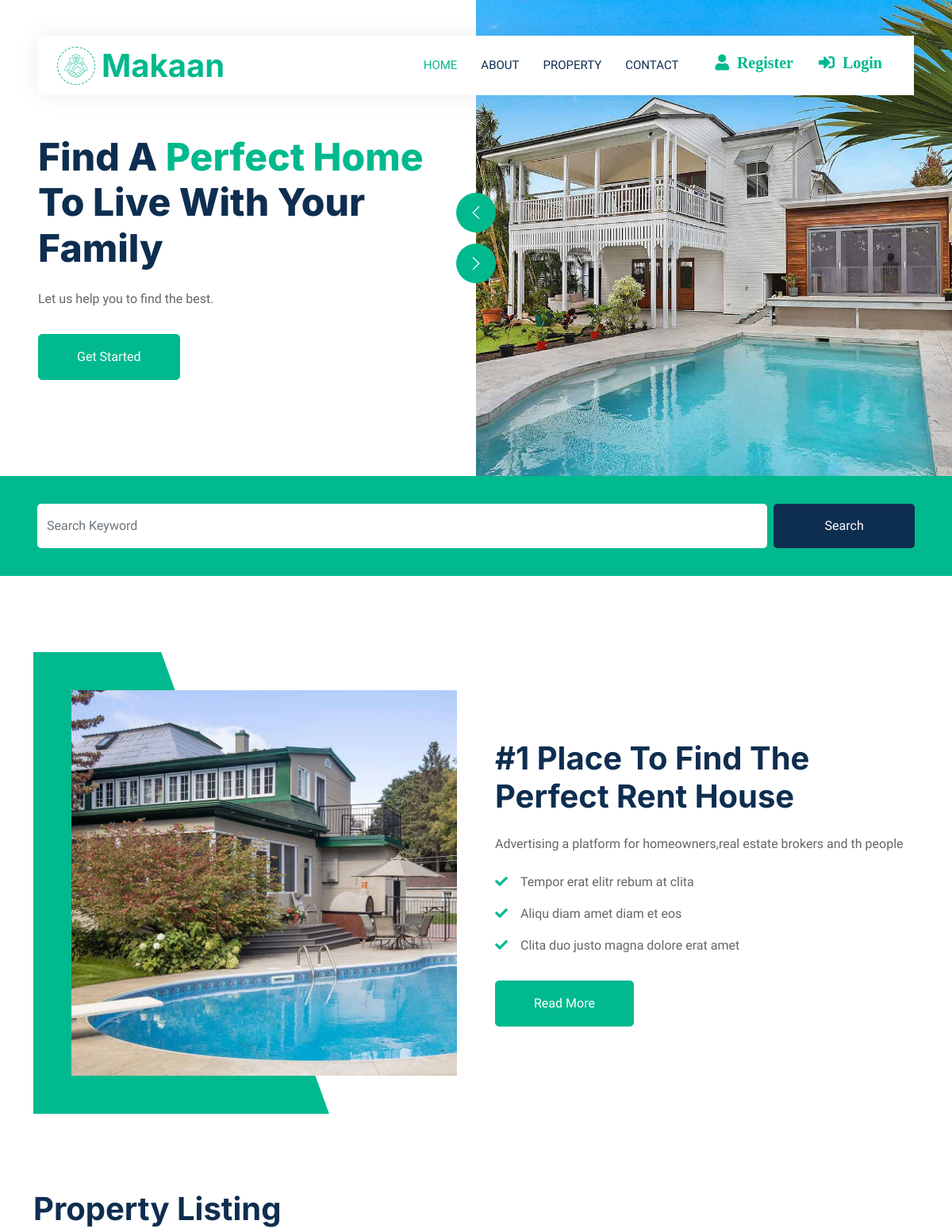
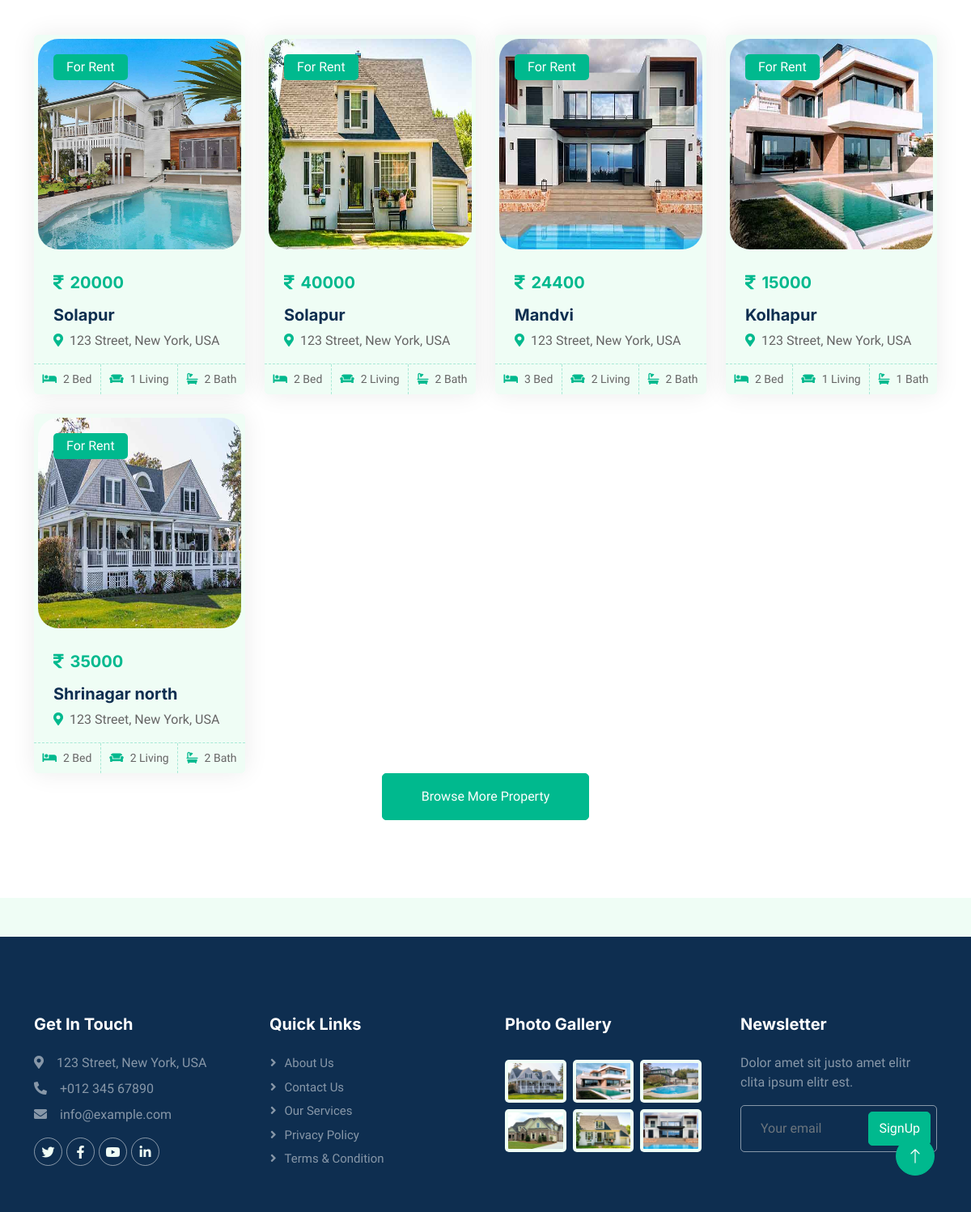
The page / on the database its author committed (2 pictures, top to bottom).
### tables this page shows
CREATE TABLE `add_property` (
  `id` int(11) NOT NULL,
  `photo` varchar(255) NOT NULL,
  `country` varchar(255) NOT NULL,
  `pro` varchar(255) NOT NULL,
  `zone` varchar(255) NOT NULL,
  `district` varchar(255) NOT NULL,
  `city` varchar(255) NOT NULL,
  `vdc` varchar(255) NOT NULL,
  `ward_no` int(11) NOT NULL,
  `tole` varchar(255) NOT NULL,
  `contact` bigint(20) NOT NULL,
  `estimated_price` decimal(10,0) NOT NULL,
  `total_room` int(11) NOT NULL,
  `bed_room` int(11) NOT NULL,
  `living_room` int(11) NOT NULL,
  `kitchen` int(11) NOT NULL,
  `bathroom` int(11) NOT NULL,
  `booked` varchar(11) NOT NULL,
  `description` varchar(11) NOT NULL,
  `own_id` int(11) NOT NULL
);

### index.php (the view, shortened to what this page needs)
<!DOCTYPE html>
<html lang="en">
<head>
    <link href="https://cdnjs.cloudflare.com/ajax/libs/font-awesome/5.10.0/css/all.min.css" rel="stylesheet">
    <link href="https://cdn.jsdelivr.net/npm/bootstrap-icons@1.4.1/font/bootstrap-icons.css" rel="stylesheet">
    <link href="lib/animate/animate.min.css" rel="stylesheet">
    <link href="lib/owlcarousel/assets/owl.carousel.min.css" rel="stylesheet">
    <link href="css/bootstrap.min.css" rel="stylesheet">
    <link href="css/style.css" rel="stylesheet">
</head>
<body>
    <div class="container-xxl bg-white p-0">
        <div class="container-fluid nav-bar bg-transparent">
            <nav class="navbar navbar-expand-lg bg-white navbar-light py-0 px-4">
                <a href="index.php" class="navbar-brand d-flex align-items-center text-center">
                    <div class="icon p-2 me-2">
                        <img class="img-fluid" src="img/icon-deal.png" alt="Icon" style="width: 30px; height: 30px;">
                    </div>
                    <h1 class="m-0 text-primary">Makaan</h1>
                </a>
                <div class="collapse navbar-collapse" id="navbarCollapse">
                    <div class="navbar-nav ms-auto">
                        <a href="index.php" class="nav-item nav-link active">Home</a>
                        <a href="about.php" class="nav-item nav-link">About</a>
                        <a href="property-list.php" class="nav-item nav-link">Property</a>
                        <a href="contact.php" class="nav-item nav-link">Contact</a>
                    </div>
                    <div class="nav-item nav-link">
						<h5><a href="Login/Register.php" class="fas fa-user">&nbsp Register</a></h5>
					</div>
					<div class="nav-item nav-link">
						<h5><a href="Login.php" class="fas fa-sign-in-alt">&nbsp Login</a></h5>
					</div>
                </div>
            </nav>
        </div>
        <div class="container-fluid header bg-white p-0">
            <div class="row g-0 align-items-center flex-column-reverse flex-md-row">
                <div class="col-md-6 p-5 mt-lg-5">
                    <h1 class="display-5 animated fadeIn mb-4">Find A <span class="text-primary">Perfect Home</span> To Live With Your Family</h1>
                    <p class="animated fadeIn mb-4 pb-2">Let us help you to find the best.</p>
                    <a href="" class="btn btn-primary py-3 px-5 me-3 animated fadeIn">Get Started</a>
                </div>
                <div class="col-md-6 animated fadeIn">
                    <div class="owl-carousel header-carousel">
                        <div class="owl-carousel-item">
                            <img class="img-fluid" src="img/carousel-1.jpg" alt="">
                        </div>
                    </div>
                </div>
            </div>
        </div>
        <div class="container-fluid bg-primary mb-5 wow fadeIn" data-wow-delay="0.1s" style="padding: 35px;">
            <div class="container">
                <div class="row g-2">
                    <div class="col-md-10">
                        <div class="row g-2">
                            <div class="col-md-12">
                                <input type="text" class="form-control border-0 py-3" placeholder="Search Keyword">
                            </div>
                        </div>
                    </div>
                    <div class="col-md-2">
                        <button class="btn btn-dark border-0 w-100 py-3">Search</button>
                    </div>
                </div>
            </div>
        </div>
        <div class="container-xxl py-5">
            <div class="container">
                <div class="row g-5 align-items-center">
                    <div class="col-lg-6 wow fadeIn" data-wow-delay="0.1s">
                        <div class="about-img position-relative overflow-hidden p-5 pe-0">
                            <img class="img-fluid w-100" src="img/about.jpg">
                        </div>
                    </div>
                    <div class="col-lg-6 wow fadeIn" data-wow-delay="0.5s">
                        <h1 class="mb-4">#1 Place To Find The Perfect Rent House</h1>
                        <p class="mb-4">Advertising a platform for homeowners,real estate brokers and th people</p>
                        <p><i class="fa fa-check text-primary me-3"></i>Tempor erat elitr rebum at clita</p>
                        <p><i class="fa fa-check text-primary me-3"></i>Aliqu diam amet diam et eos</p>
                        <p><i class="fa fa-check text-primary me-3"></i>Clita duo justo magna dolore erat amet</p>
                        <a class="btn btn-primary py-3 px-5 mt-3" href="about.php">Read More</a>
                    </div>
                </div>
            </div>
        </div>
        <div class="container-xxl py-5">
            <div class="container">
                <div class="row g-0 gx-5 align-items-end">
                    <div class="col-lg-6">
                        <div class="text-start mx-auto mb-5 wow slideInLeft" data-wow-delay="0.1s">
                            <h1 class="mb-3">Property Listing</h1>
                        </div>
                    </div>
                </div>
                <div class="tab-content">
                    <div id="tab-1" class="tab-pane fade show p-0 active">
                        <div class="row g-4 ">
                            <?php
							$con=mysqli_connect('localhost','root','','house_rent');
							$s2="select * from add_property";
							$res2=mysqli_query($con,$s2);
							$i=0;
							while($rw2=mysqli_fetch_row($res2) and $i<10)
							{
								$i=$i+1;
								?>
								<div class="col-lg-3 col-md-6 wow fadeInUp" data-wow-delay="0.5s">
									<div class="property-item rounded overflow-hidden" style="background-color:#EFFDF5">
										<div class="position-relative overflow-hidden">
											<a href="property-view.php?id=<?php echo $rw2[0]; ?>">
											<img class="img-fluid" src="Owner/image/<?php echo $rw2[1]; ?>" style="padding:5px;height:270px;border-radius:30px" alt="" ></a>
											<div class="bg-primary rounded text-white position-absolute start-0 top-0 m-4 py-1 px-3">For Rent</div>
										</div>
										<div class="p-4 pb-0">
											<h5 class="text-primary mb-3">
											<i class="fa fa-rupee-sign text-primary me-2"></i><?php echo $rw2[11]; ?></h5>
											<a class="d-block h5 mb-2" href=""><?php echo $rw2[6]; ?></a>
											<p><i class="fa fa-map-marker-alt text-primary me-2"></i>123 Street, New York, USA</p>
										</div>
										<div class="d-flex border-top">
											<small class="flex-fill text-center border-end py-2"><i class="fa fa-bed text-primary me-2"></i><?php echo $rw2[13]; ?> Bed</small>
											<small class="flex-fill text-center border-end py-2"><i class="fa fa-couch text-primary me-2"></i><?php echo $rw2[14]; ?> Living</small>
											<small class="flex-fill text-center py-2"><i class="fa fa-bath text-primary me-2"></i><?php echo $rw2[16]; ?> Bath</small>
										</div>
									</div>
								</div>
								<?php
							}
							?>
                            </div>
                            <div class="col-12 text-center wow fadeInUp mb-5" data-wow-delay="0.1s">
                                <a class="btn btn-primary  py-3 px-5" href="property-list.php">Browse More Property</a>
                            </div>
                        </div>
                    </div>
                </div>
            </div>
        </div>
        <div class="container-fluid bg-dark text-white-50 footer pt-5 mt-5 wow fadeIn" data-wow-delay="0.1s">
            <div class="container py-5">
                <div class="row g-5">
                    <div class="col-lg-3 col-md-6">
                        <h5 class="text-white mb-4">Get In Touch</h5>
                        <p class="mb-2"><i class="fa fa-map-marker-alt me-3"></i>123 Street, New York, USA</p>
                        <p class="mb-2"><i class="fa fa-phone-alt me-3"></i>+012 345 67890</p>
                        <p class="mb-2"><i class="fa fa-envelope me-3"></i>info@example.com</p>
                        <div class="d-flex pt-2">
                            <a class="btn btn-outline-light btn-social" href=""><i class="fab fa-twitter"></i></a>
                            <a class="btn btn-outline-light btn-social" href=""><i class="fab fa-facebook-f"></i></a>
                            <a class="btn btn-outline-light btn-social" href=""><i class="fab fa-youtube"></i></a>
                            <a class="btn btn-outline-light btn-social" href=""><i class="fab fa-linkedin-in"></i></a>
                        </div>
                    </div>
                    <div class="col-lg-3 col-md-6">
                        <h5 class="text-white mb-4">Quick Links</h5>
                        <a class="btn btn-link text-white-50" href="">About Us</a>
                        <a class="btn btn-link text-white-50" href="">Contact Us</a>
                        <a class="btn btn-link text-white-50" href="">Our Services</a>
                        <a class="btn btn-link text-white-50" href="">Privacy Policy</a>
                        <a class="btn btn-link text-white-50" href="">Terms & Condition</a>
                    </div>
                    <div class="col-lg-3 col-md-6">
                        <h5 class="text-white mb-4">Photo Gallery</h5>
                        <div class="row g-2 pt-2">
                            <div class="col-4">
                                <img class="img-fluid rounded bg-light p-1" src="img/property-1.jpg" alt="">
                            </div>
                            <div class="col-4">
                                <img class="img-fluid rounded bg-light p-1" src="img/property-2.jpg" alt="">
                            </div>
                            <div class="col-4">
                                <img class="img-fluid rounded bg-light p-1" src="img/property-3.jpg" alt="">
                            </div>
                            <div class="col-4">
                                <img class="img-fluid rounded bg-light p-1" src="img/property-4.jpg" alt="">
                            </div>
                            <div class="col-4">
                                <img class="img-fluid rounded bg-light p-1" src="img/property-5.jpg" alt="">
                            </div>
                            <div class="col-4">
                                <img class="img-fluid rounded bg-light p-1" src="img/property-6.jpg" alt="">
                            </div>
                        </div>
                    </div>
                    <div class="col-lg-3 col-md-6">
                        <h5 class="text-white mb-4">Newsletter</h5>
                        <p>Dolor amet sit justo amet elitr clita ipsum elitr est.</p>
                        <div class="position-relative mx-auto" style="max-width: 400px;">
                            <input class="form-control bg-transparent w-100 py-3 ps-4 pe-5" type="text" placeholder="Your email">
                            <button type="button" class="btn btn-primary py-2 position-absolute top-0 end-0 mt-2 me-2">SignUp</button>
                        </div>
                    </div>
                </div>
            </div>
        </div>
        <a href="#" class="btn btn-lg btn-primary btn-lg-square back-to-top"><i class="bi bi-arrow-up"></i></a>

### css/style.css (style rules this page uses)
:root { --primary: #00B98E; --secondary: #FF6922; --light: #EFFDF5; --dark: #0E2E50; }
.back-to-top { position: fixed; display: none; right: 45px; bottom: 45px; z-index: 99; }
.btn { transition: .5s; }
.btn.btn-primary, .btn.btn-secondary { color: #FFFFFF; }
.btn-lg-square { width: 48px; height: 48px; }
.btn-square, .btn-sm-square, .btn-lg-square { padding: 0; display: flex; align-items: center; justify-content: center; font-weight: normal; border-radius: 50px; }
.nav-bar { position: relative; margin-top: 45px; padding: 0 3rem; transition: .5s; z-index: 9999; }
.navbar { box-shadow: 0 0 30px rgba(0, 0, 0, .08); }
.navbar-light .navbar-nav .nav-link { margin-right: 30px; padding: 25px 0; color: #FFFFFF; font-size: 15px; text-transform: uppercase; outline: none; }
.navbar-light .navbar-nav .nav-link:hover, .navbar-light .navbar-nav .nav-link.active { color: var(--primary); }
.navbar-light .navbar-brand { height: 75px; }
.navbar-light .navbar-nav .nav-link { color: var(--dark); font-weight: 500; }
@media (min-width: 992px) { .header { margin-top: -120px; } }
.icon { padding: 15px; display: inline-flex; align-items: center; justify-content: center; background: #FFFFFF !important; border-radius: 50px; border: 1px dashed var(--primary) !important; }
.about-img img { position: relative; z-index: 2; }
.about-img::before { position: absolute; content: ""; top: 0; left: -50%; width: 100%; height: 100%; background: var(--primary); transform: skew(20deg); z-index: 1; }
.property-item { box-shadow: 0 0 30px rgba(0, 0, 0, .08); }
.property-item img { transition: .5s; }
.property-item .border-top { border-top: 1px dashed rgba(0, 185, 142, .3) !important; }
.property-item .border-end { border-right: 1px dashed rgba(0, 185, 142, .3) !important; }
.footer .btn.btn-social { margin-right: 5px; width: 35px; height: 35px; display: flex; align-items: center; justify-content: center; color: var(--light); border: 1px solid rgba(255,255,255,0.5); border-radius: 35px; transition: .3s; }
.footer .btn.btn-link { display: block; margin-bottom: 5px; padding: 0; text-align: left; font-size: 15px; font-weight: normal; text-transform: capitalize; transition: .3s; }
.footer .btn.btn-link::before { position: relative; content: "\f105"; font-family: "Font Awesome 5 Free"; font-weight: 900; margin-right: 10px; }
.footer .form-control { border-color: rgba(255,255,255,0.5); }

### rows shown on the page
add_property: photo (picture), estimated_price "20000", city "Solapur", bed_room "2", living_room "1", bathroom "2"
add_property: photo (picture), estimated_price "40000", city "Solapur", bed_room "2", living_room "2", bathroom "2"
add_property: photo (picture), estimated_price "24400", city "Mandvi", bed_room "3", living_room "2", bathroom "2"
add_property: photo (picture), estimated_price "15000", city "Kolhapur", bed_room "2", living_room "1", bathroom "1"
add_property: photo (picture), estimated_price "35000", city "Shrinagar north", bed_room "2", living_room "2", bathroom "2"
